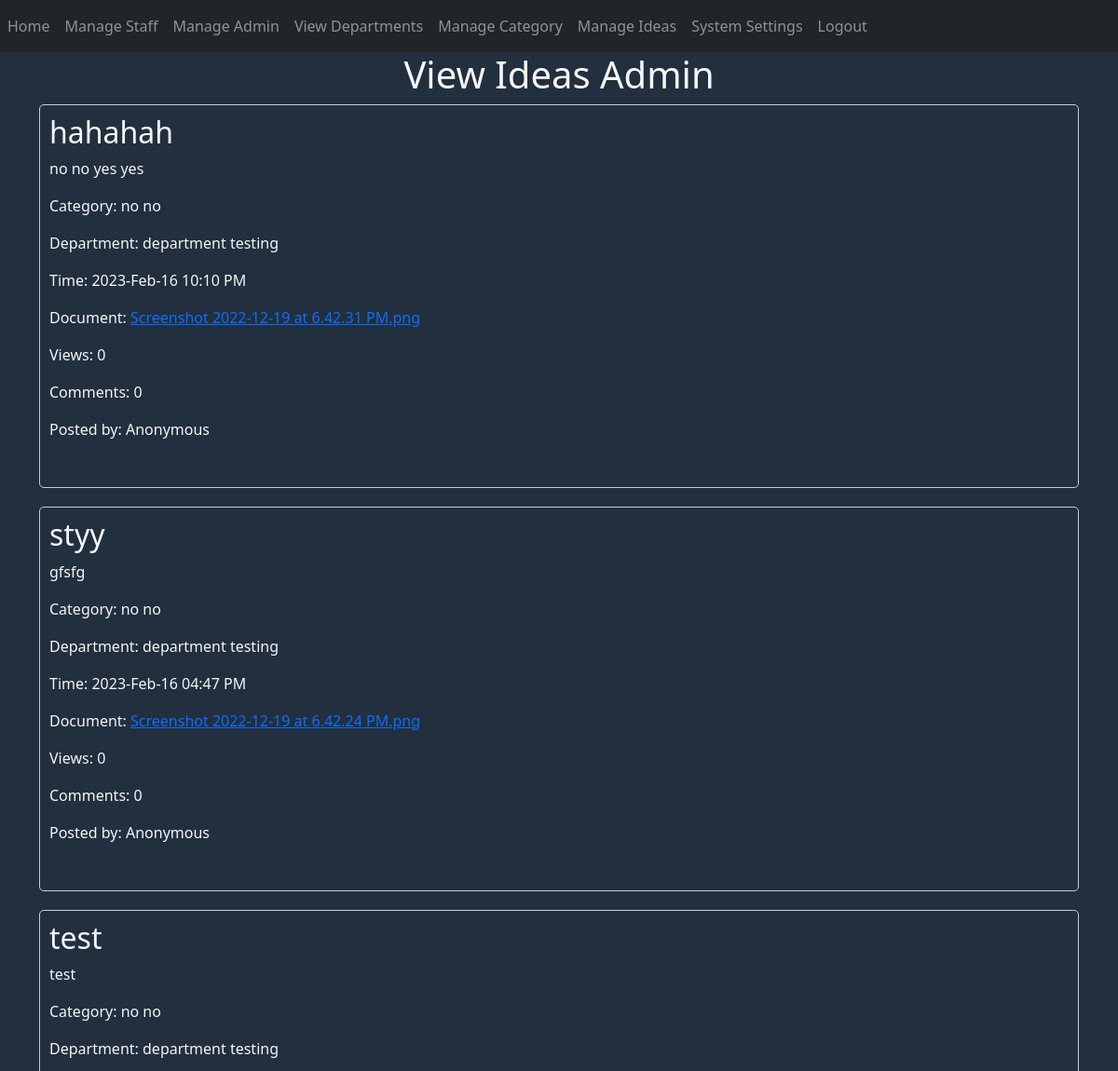
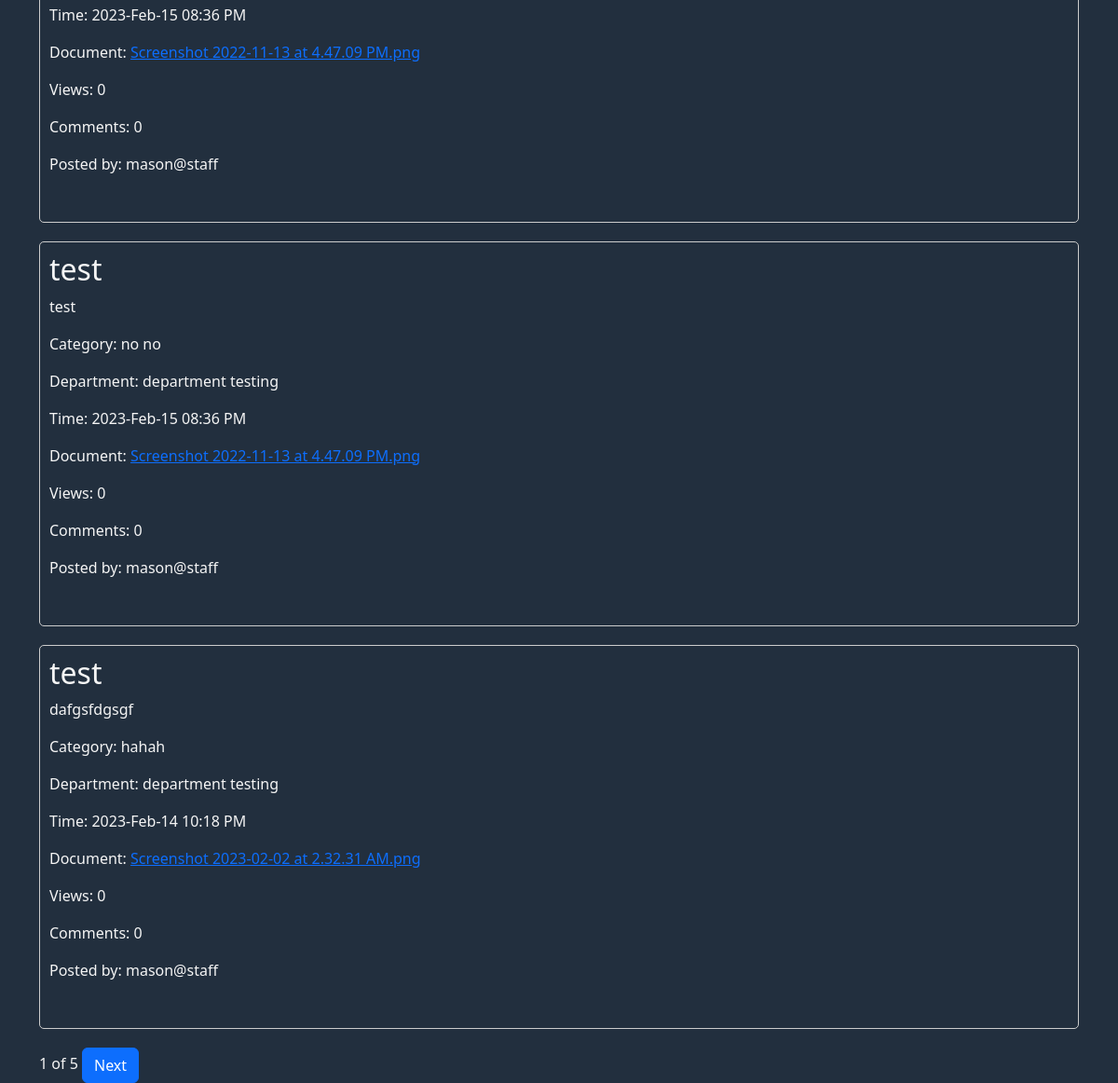
The app's page /admin-home (signed in), older data (2 pictures, top to bottom).
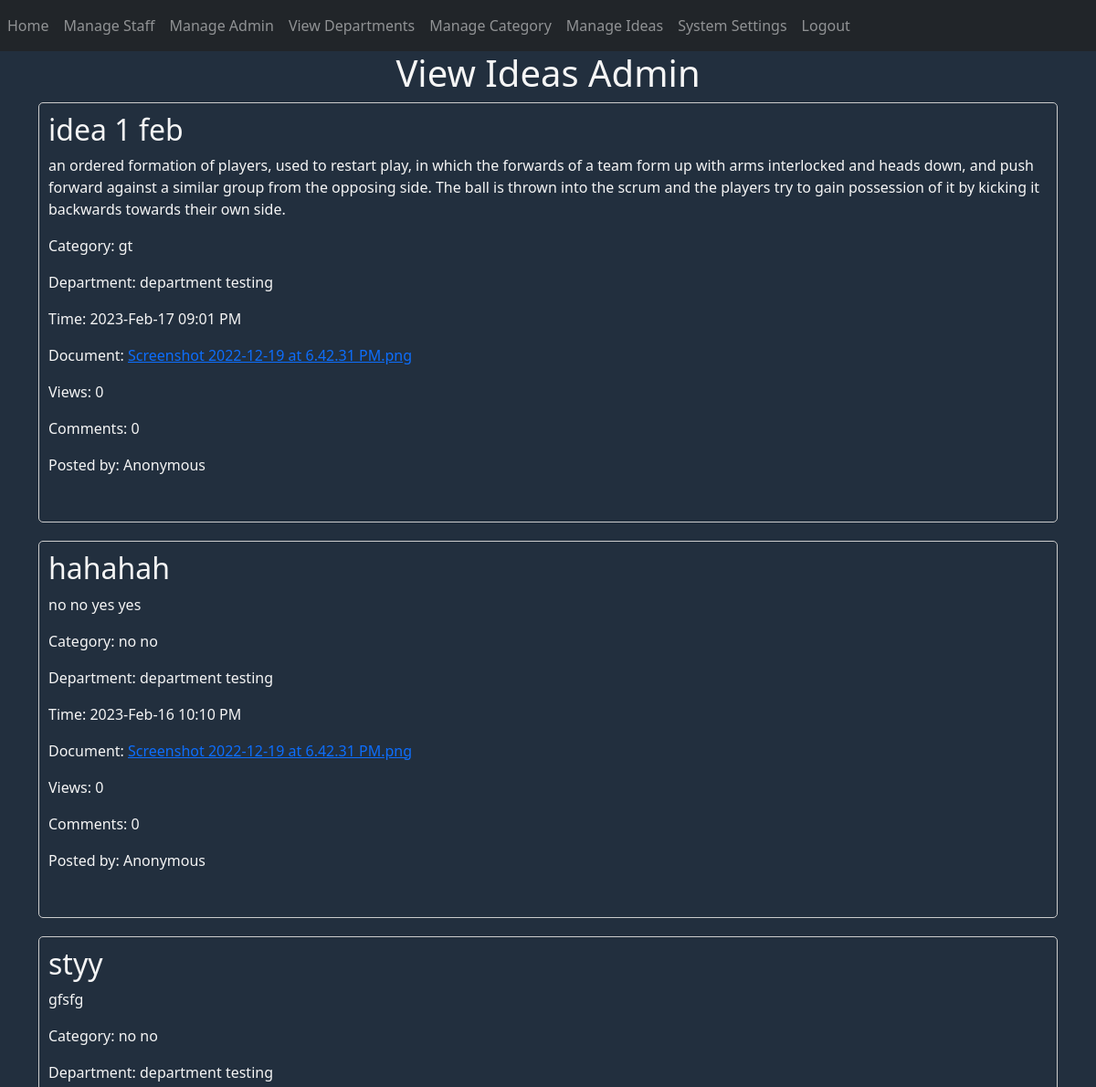
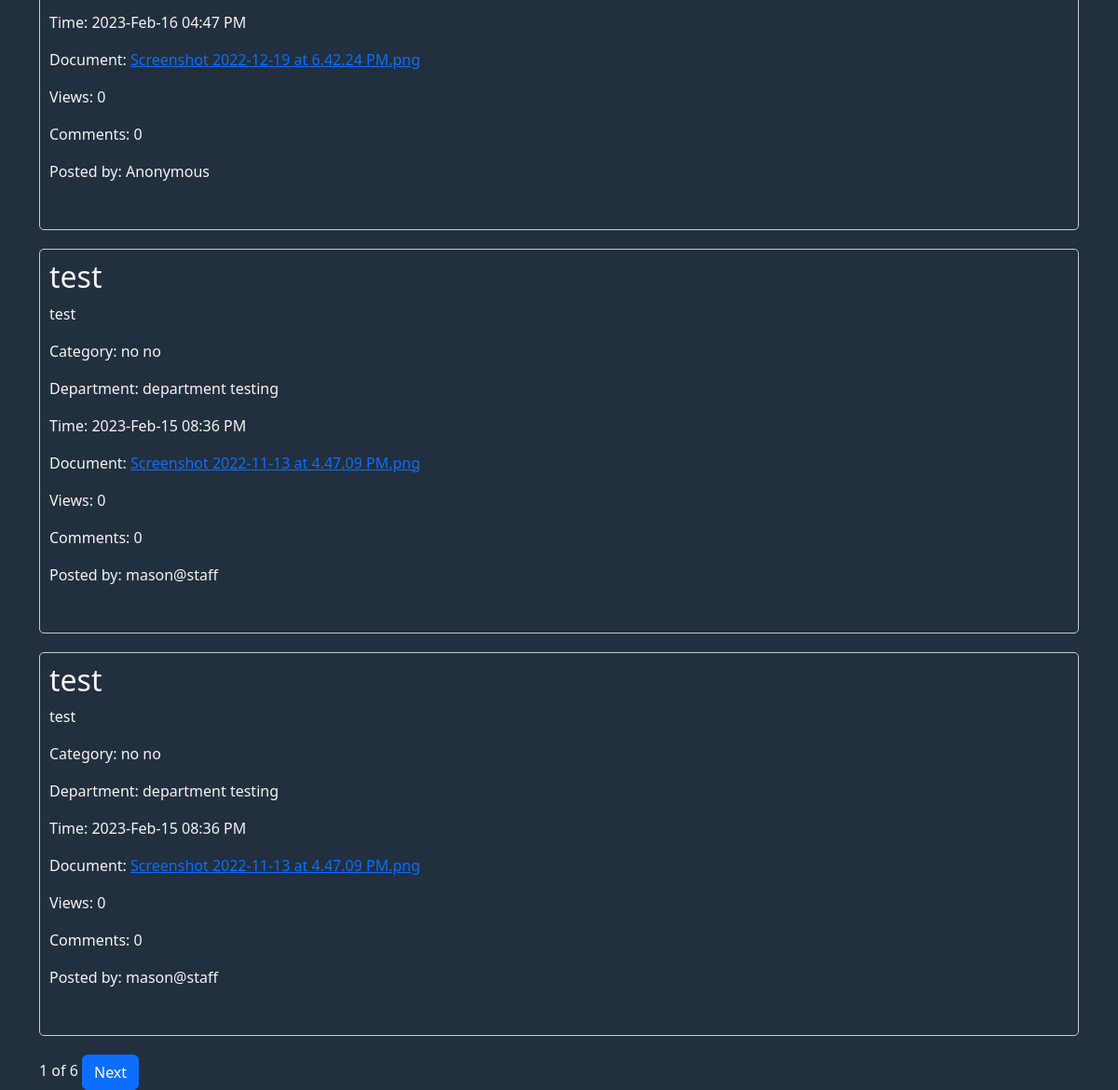
The same page, newer data (2 pictures, top to bottom).
### website/models.py (models this page shows, shortened)
class Ideas(db.Model, UserMixin):
    id = db.Column(db.Integer, primary_key=True)
    staff_id = db.Column(db.Integer, db.ForeignKey('staff.id'))
    staff = db.relationship('Staff', backref='ideas')
    title = db.Column(db.String(150))
    category = db.Column(db.Integer, db.ForeignKey('category.id'))
    time = db.Column(db.DateTime(timezone=True), default=func.now())
    description = db.Column(db.String(1000))
    document = db.Column(db.String(150), nullable=False)
    anon = db.Column(Boolean, default=False)
    like = db.Column(db.Integer)
    dislike = db.Column(db.Integer)
    view_count = db.Column(db.Integer)
    comment_count = db.Column(db.Integer)
    comment = db.relationship('Comments')
    like_dislike_count = db.relationship('Like')

class Category(db.Model, UserMixin):
    id = db.Column(db.Integer, primary_key=True)
    name = db.Column(db.String(150))

class Staff(db.Model, UserMixin):
    id = db.Column(db.Integer, primary_key=True)
    name = db.Column(db.String(150))
    department = db.Column(db.Integer, db.ForeignKey('department.id'))
    nrc = db.Column(db.String(150))
    role = db.Column(db.String(150))
    email = db.Column(db.String(150), unique=True)
    phone_no = db.Column(db.String(150), unique=True)
    address = db.Column(db.String(255))
    username = db.Column(db.String(150))
    password = db.Column(db.String(150))
    notification = db.relationship('Notifications')
    idea = db.relationship('Ideas')
    comment = db.relationship('Comments')
    like_dislike_count = db.relationship('Like')

class Department(db.Model, UserMixin):
    id = db.Column(db.Integer, primary_key=True)
    name = db.Column(db.String(150))
    staff = db.relationship('Staff')

### website/auth.py (the view)
@auth.route('/admin-home', methods=['GET', 'POST'])
@login_required
def admin_home():
    page = request.args.get('page', 1, type=int)
    ideas = Ideas.query.order_by(Ideas.time.desc()).paginate(page=page, per_page=5)
    categories = Category.query.all()
    departments = Department.query.all()
    category_list = {}
    department_list = {}
    for cat in categories:
        category_list[cat.id] = cat.name
    for dep in departments:
        department_list[dep.id] = dep.name
    print(department_list)
    return render_template('admin_home.html', ideas=ideas, user=current_user,
                           categories=category_list, departments=department_list)

### website/__init__.py (called while the page is built)
def create_app():
    app = Flask(__name__)
    app.config['SECRET_KEY'] = 'hjshjhdjah kjshkjdhjs'
    app.config['SQLALCHEMY_DATABASE_URI'] = f'sqlite:///{DB_NAME}'
    db.init_app(app)
    from .views import views
    from .auth import auth
    app.register_blueprint(views, url_prefix='/')
    app.register_blueprint(auth, url_prefix='/')
    from .models import Staff, Department, Comments, Category, Notifications, Admin, Ideas, Like, Settings
    with app.app_context():
        db.create_all()
    login_manager = LoginManager()
    login_manager.login_view = 'auth.login'
    login_manager.init_app(app)
    @login_manager.user_loader
    def load_user(id):
        return Staff.query.get(int(id))
    return app

### website/templates/admin_home.html (shortened to what this page needs)
{% extends "base2.html" %}
{% block content %}
<h1 align="center">View Ideas Admin</h1>
<link rel="stylesheet" href="/static/ideas.css"/>
    <form method="POST">
      {% for idea in ideas.items %}
<div class="idea-box">
  <h2>{{ idea.title }}</h2>
  <p>{{ idea.description }}</p>
  <p>Category: {{ categories[idea.category] }}</p>
  <p>Department: {{ departments[idea.staff.department] }}</p>
  <p>Time: {{ idea.time.strftime('%Y-%b-%d %I:%M %p') }}</p>
  <p>Document: <a href="{{ url_for('views.home', filename=idea.document) }}">{{ idea.document }}</a></p>
  <p>Views: {{ idea.view_count }}</p>
  <p>Comments: {{ idea.comment_count }}</p>
  <p>Posted by: {% if idea.anon %}Anonymous{% else %}{{ idea.staff.name }}{% endif %}</p>
  <br>
</div>
{% endfor %}
    </form>
    <span class="pagination-info">{{ ideas.page }} of {{ ideas.pages }}</span>
    {% if ideas.has_next %}
    <a href="{{ url_for('auth.admin_home', page=ideas.next_num) }}" class="btn btn-primary">Next</a>
    {% endif %}
{% endblock %}

Row changes from the older to the newer data that the page shows:
no longer on this page (row unchanged): Ideas: title "test", description "dafgsfdgsgf", category.name "hahah", {{ departments[idea.staff.department] }} "department testing", time "2023-Feb-14 10:18 PM", document "Screenshot 2023-02-02 at 2.32.31 AM.png", view_count "0", comment_count "0", staff.name "mason@staff"
added Ideas: title "idea 1 feb", description "an ordered formation of players, used to restart play, in which the forwards of a team form up with arms interlocked and heads down, and push forward against a similar group from the opposing side. The ball is thrown into the scrum and the players try to gain possession of it by kicking it backwards towards their own side.", category.name "gt", {{ departments[idea.staff.department] }} "department testing", time "2023-Feb-17 09:01 PM", document "Screenshot 2022-12-19 at 6.42.31 PM.png", view_count "0", comment_count "0", anon "Anonymous"
Text that changed along with them:
{{ ideas.pages }}: "5" → "6"
